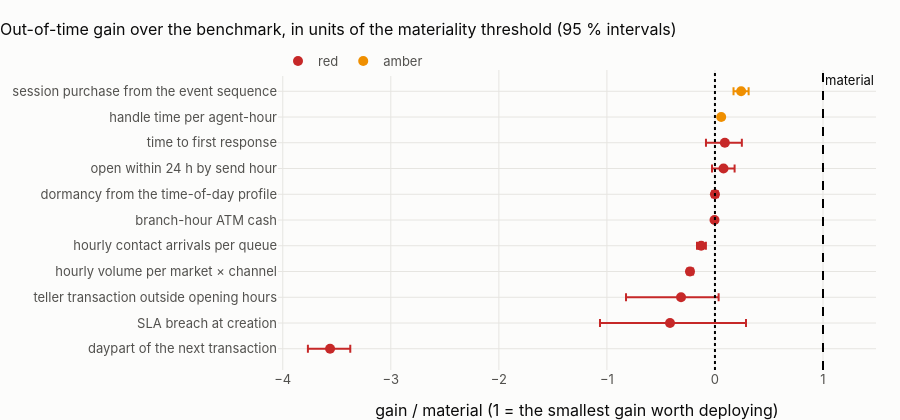

Notebook code cell kept with this figure:
### Markdown cell above
## 1 · The scorecard

### Code cell
sc = hm.scorecard(star)
sc.to_csv(OUT / "granularity_hour_readiness.csv", index=False)
show(
    sc[
        [
            "scenario",
            "model",
            "metric",
            "value",
            "benchmark",
            "benchmark_value",
            "delta",
            "delta_lo",
            "delta_hi",
            "material",
            "mde",
            "verdict",
            "root_cause",
        ]
    ].round(4),
    paging=False,
)
sc["gain / material"] = sc.delta / sc.material
sc["lo / material"] = sc.delta_lo / sc.material
sc["hi / material"] = sc.delta_hi / sc.material
order = sc.sort_values("gain / material")
color = {"green": "#2e7d32", "amber": "#ef8f00", "red": "#c62828"}
fig = go.Figure()
for v, d in order.groupby("verdict", sort=False):
    fig.add_trace(
        go.Scatter(
            x=d["gain / material"],
            y=d.model,
            mode="markers",
            name=v,
            marker={"color": color[v], "size": 10},
            error_x={
                "type": "data",
                "symmetric": False,
                "array": d["hi / material"] - d["gain / material"],
                "arrayminus": d["gain / material"] - d["lo / material"],
            },
        )
    )
fig.add_vline(x=0, line_dash="dot")
fig.add_vline(x=1, line_dash="dash", annotation_text="material")
fig.update_layout(
    height=420,
    title="Out-of-time gain over the benchmark, in units of the materiality threshold (95 % intervals)",
    xaxis_title="gain / material (1 = the smallest gain worth deploying)",
)
fig.show()
counts = sc.verdict.value_counts()
causes = sc[sc.verdict == "red"].root_cause.value_counts()
display(
    Markdown(
        f"**{len(sc)} models executed: {counts.get('green', 0)} green, {counts.get('amber', 0)} amber, "
        f"{counts.get('red', 0)} red.** Red root causes: "
        + ", ".join(f"{k} ({v})" for k, v in causes.items())
        + ". "
        + (
            "No hour-grain model is trainable on this source. "
            if counts.get("green", 0) == 0
            else f"Trainable now: {', '.join(sc[sc.verdict == 'green'].model)}. "
        )
        + (
            f"The amber models ({', '.join(sc[sc.verdict == 'amber'].model)}) find real but immaterial gains: the "
            "methods work and detect small effects, which is the evidence that the reds are the data's limit, not the "
            "pipeline's."
            if counts.get("amber", 0)
            else ""
        )
    )
)

### Figure 1 — Plotly figure (JSON) as saved in the notebook; plotly's stock layout.template omitted (floating-point values rounded to 4 significant figures)
{"data": [{"error_x": {"array": [0.187, 0.7035, 0.3477, 0.0288, 0.04366, 0.00745, 0.0277, 0.1026, 0.1573], "arrayminus": [0.2052, 0.6479, 0.5093, 0.02428, 0.0387, 0.0071, 0.0272, 0.1063, 0.1747], "symmetric": false, "type": "data"}, "marker": {"color": "#c62828", "size": 10}, "mode": "markers", "name": "red", "type": "scatter", "x": [-3.562, -0.4162, -0.3138, -0.231, -0.1275, -0.00405, -0.00025, 0.07915, 0.09157], "y": ["daypart of the next transaction", "SLA breach at creation", "teller transaction outside opening hours", "hourly volume per market × channel", "hourly contact arrivals per queue", "branch-hour ATM cash", "dormancy from the time-of-day profile", "open within 24 h by send hour", "time to first response"]}, {"error_x": {"array": [0.01265, 0.06945], "arrayminus": [0.0135, 0.07045], "symmetric": false, "type": "data"}, "marker": {"color": "#ef8f00", "size": 10}, "mode": "markers", "name": "amber", "type": "scatter", "x": [0.05785, 0.2423], "y": ["handle time per agent-hour", "session purchase from the event sequence"]}], "layout": {"annotations": [{"showarrow": false, "text": "material", "x": 1, "xanchor": "left", "xref": "x", "y": 1, "yanchor": "top", "yref": "y domain"}], "height": 420, "shapes": [{"line": {"dash": "dot"}, "type": "line", "x0": 0, "x1": 0, "xref": "x", "y0": 0, "y1": 1, "yref": "y domain"}, {"line": {"dash": "dash"}, "type": "line", "x0": 1, "x1": 1, "xref": "x", "y0": 0, "y1": 1, "yref": "y domain"}], "title": {"text": "Out-of-time gain over the benchmark, in units of the materiality threshold (95 % intervals)"}, "xaxis": {"title": {"text": "gain / material (1 = the smallest gain worth deploying)"}}}}
